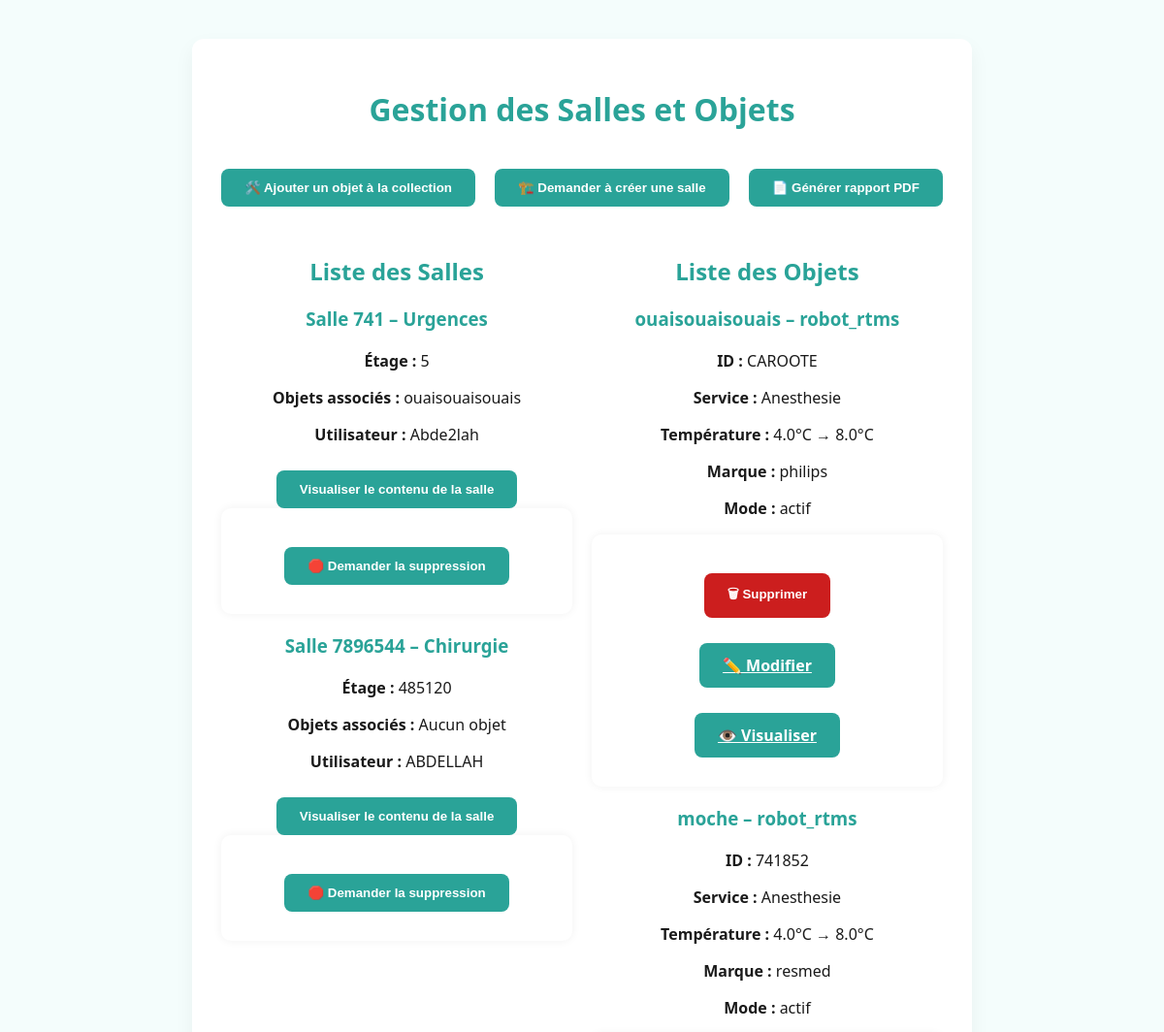
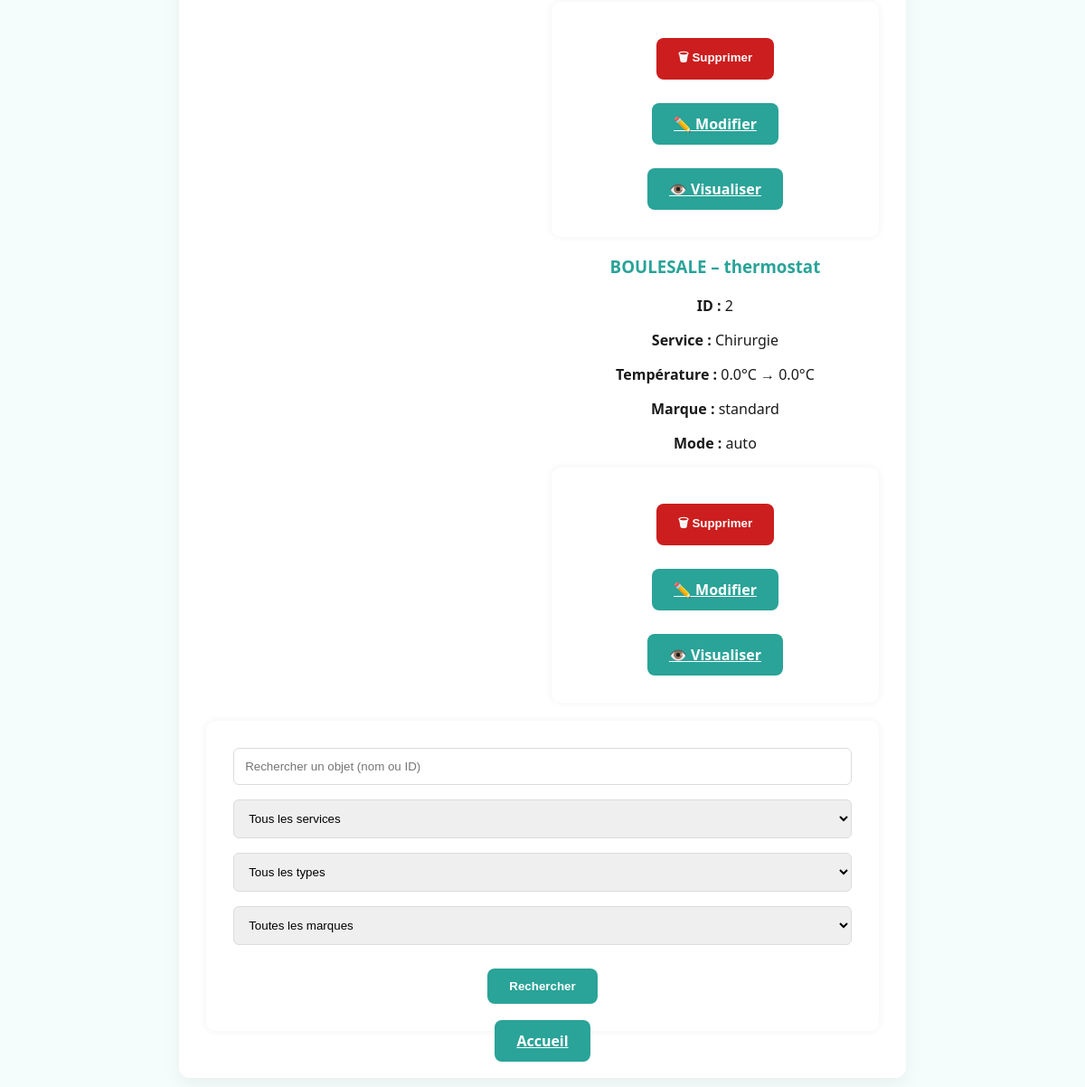
/gestion_ressources (signed in), run on an earlier commit of the app's database (2 pictures, top to bottom).
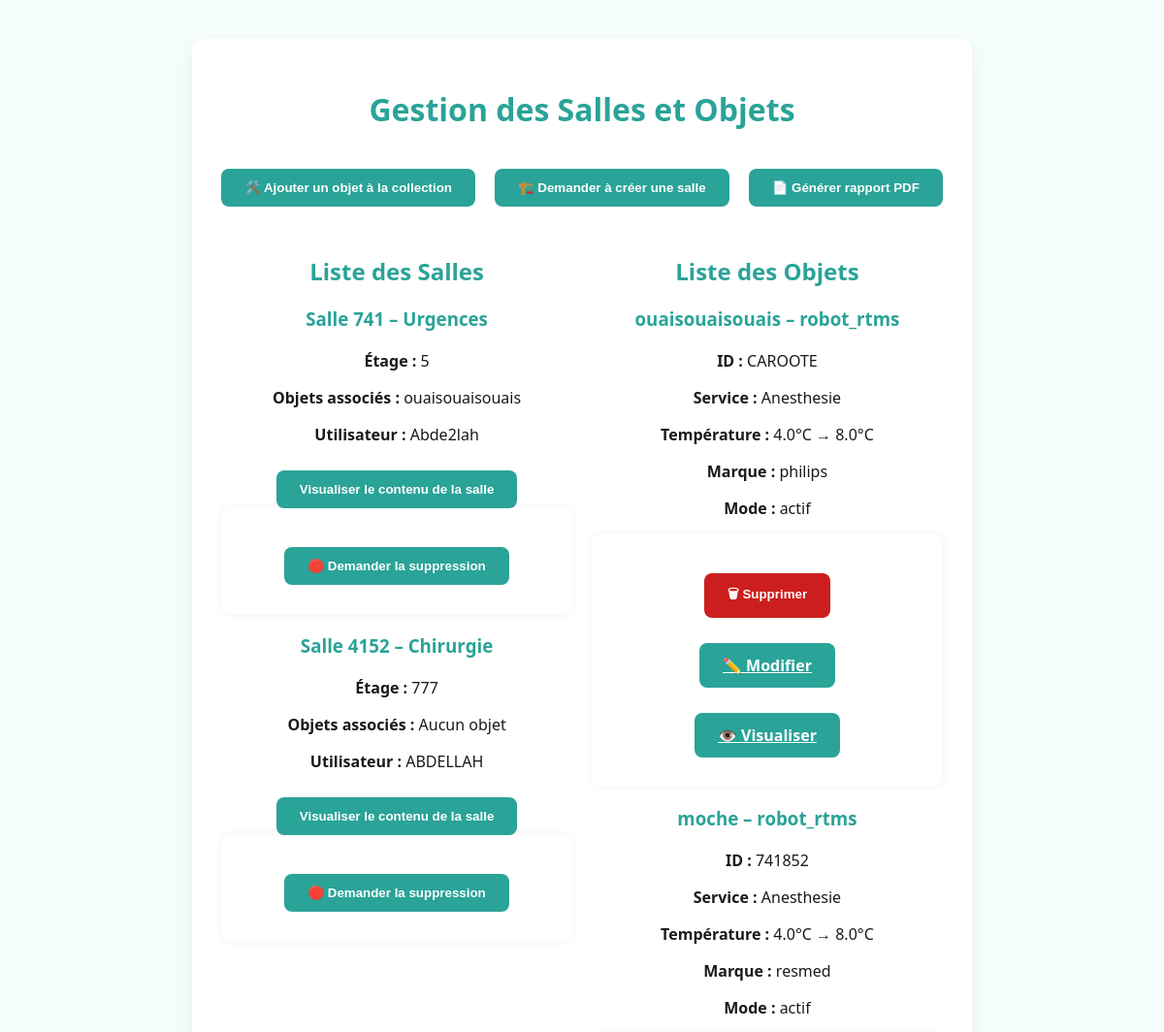
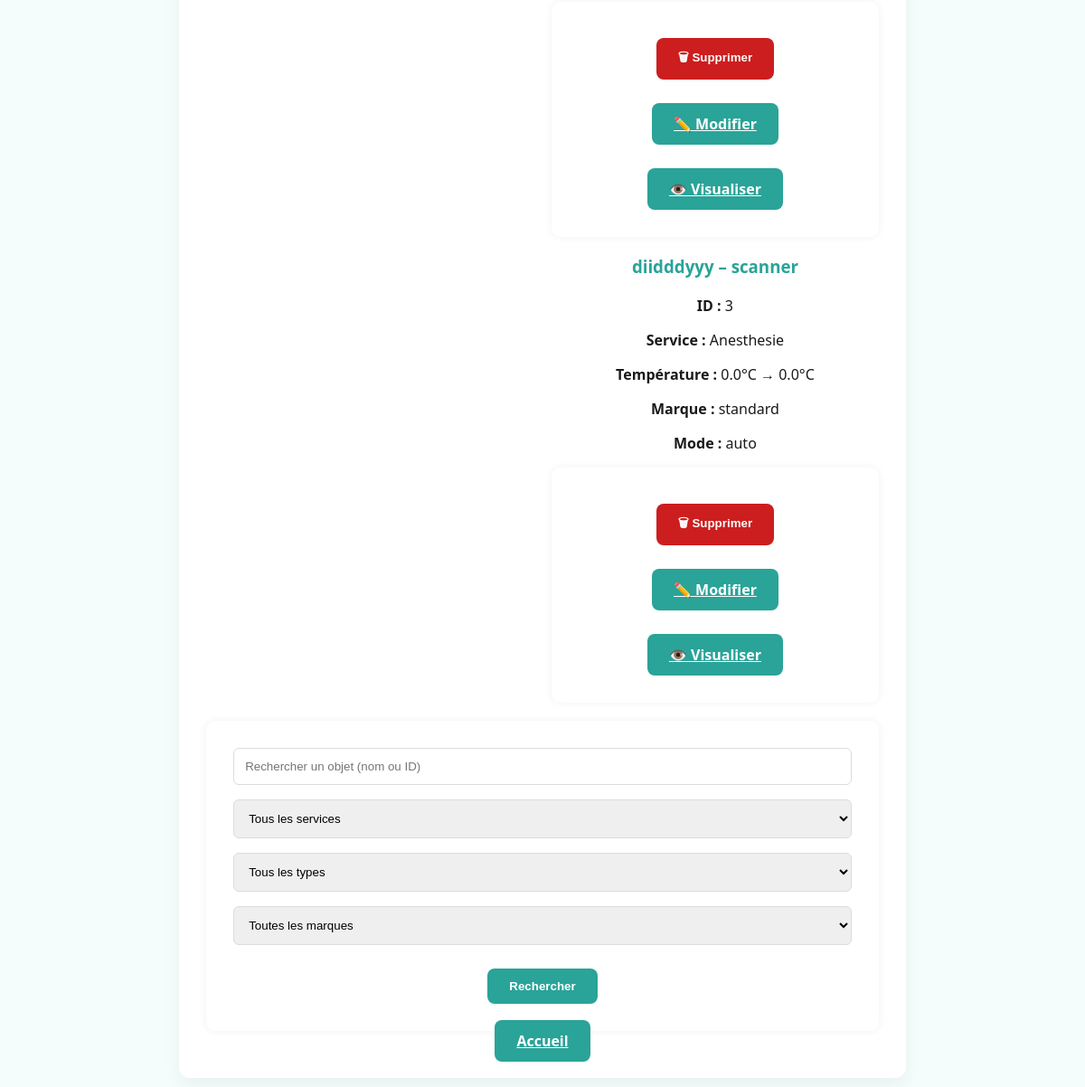
And on a later commit of the database (2 pictures, top to bottom).
### tables this page shows
CREATE TABLE Salle (
            NumeroSalle INT PRIMARY KEY,
            Etage INT, 
            Service VARCHAR(255),
            ObjetID INT,
            pseudonyme VARCHAR(50),
            FOREIGN KEY (ObjetID) REFERENCES Objet(ID),
            FOREIGN KEY (pseudonyme) REFERENCES Connexion(pseudonyme)
        );

CREATE TABLE Objet (
    ID INT PRIMARY KEY,
    TempActuelle REAL,
    tempcible REAL,
    mode VARCHAR(30),
    connectivite VARCHAR(30),
    batterie REAL,
    service VARCHAR(30),
    marque VARCHAR(50),
    nom VARCHAR(255),
    type VARCHAR(30),
    dernierReglage DATE,
    ConsommationL REAL,
    ConsommationW REAL
);

### app.py (the view)
@app.route('/gestion_ressources')
def gestion_ressources():
    if 'username' not in session:
        return redirect(url_for('connexion'))
    conn = sql.connect("donnees.db")
    cur = conn.cursor()
    cur.execute("""
        SELECT s.NumeroSalle, s.Etage, s.Service, s.pseudonyme,
        GROUP_CONCAT(o.nom, ', ') as objets
        FROM Salle s
        LEFT JOIN SalleObjet so ON s.NumeroSalle = so.SalleID
        LEFT JOIN Objet o ON so.ObjetID = o.ID
        GROUP BY s.NumeroSalle
    """)
    salles = cur.fetchall()
    cur.execute("SELECT * FROM Objet")
    objets = cur.fetchall()
    conn.close()
    return render_template("gestion_ressources.html", salles=salles, objets=objets)

### app.py (called while the page is built)
@app.context_processor
def inject_user_type():
    def get_user_type_safe(pseudo):
        result = get_user_type(pseudo)
        return int(result[0]) if result else 0
    return dict(get_user_type=get_user_type_safe)

### models.py (called while the page is built)
def get_user_type(pseudonyme):
    con = sql.connect("donnees.db")
    cur = con.cursor()
    cur.execute("SELECT type FROM Informations WHERE pseudonyme = ? OR email = ?", (pseudonyme, pseudonyme))
    result = cur.fetchone()
    con.close()
    return result

### templates/gestion_ressources.html (shortened to what this page needs)
<!DOCTYPE html>
<html lang="en">
<head>
    <link rel="stylesheet" href="{{ url_for('static', filename='dist/css/styles.css') }}">
</head>
<body>
    <div class="container">
        <h1>Gestion des Salles et Objets</h1>
        <div class="button-group">
            {% if get_user_type(session['username']) == 2 %}
            <a href="{{ url_for('creer_objet') }}"><button class="btn btn-warning">🛠️ Ajouter un objet à la collection</button></a>
            <a href="{{ url_for('demande_creation_salle') }}"><button class="btn btn-warning">🏗️ Demander à créer une salle</button></a>
            <a href="{{ url_for('rapport') }}"><button class="btn">📄 Générer rapport PDF</button></a>
            {% endif %}
        </div>
        <div class="resource-flex">
            <div class="salles-column">
                <h2>Liste des Salles</h2>
                {% if salles %}
                    {% for salle in salles %}
                    <div class="card">
                        <h3>Salle {{ salle[0] }} – {{ salle[2] }}</h3>
                        <p><strong>Étage :</strong> {{ salle[1] }}</p>
                        <p><strong>Objets associés :</strong> {{ salle[4] if salle[4] else "Aucun objet" }}</p>
                        <p><strong>Utilisateur :</strong> {{ salle[3] }}</p>
                        {% if get_user_type(session['username']) in [1, 2] %}
                        <a href="{{ url_for('visualiser_salle', NumeroSalle=salle[0]) }}"><button class="btn">Visualiser le contenu de la salle</button></a>
                        <form method="POST" action="{{ url_for('demande_suppression_salle', NumeroSalle=salle[0]) }}"
                        onsubmit="return confirm('Souhaitez-vous vraiment demander la suppression de cette salle ?');">
                        <button class="btn btn-warning btn-sm">🛑 Demander la suppression</button>
                        </form>
                        {% endif %}
                    </div>
                    {% endfor %}
                {% else %}
                    <p>Aucune salle enregistrée.</p>
                {% endif %}
            </div>
            <div class="objets-column">
                <h2>Liste des Objets</h2>
                {% for objet in objets %}
                <div class="card">
                    <h3>{{ objet[8] }} – {{ objet[9] }}</h3>
                    <p><strong>ID :</strong> {{ objet[0] }}</p>
                    <p><strong>Service :</strong> {{ objet[6] }}</p>
                    <p><strong>Température :</strong> {{ objet[1] }}°C → {{ objet[2] }}°C</p>
                    <p><strong>Marque :</strong> {{ objet[7] }}</p>
                    <p><strong>Mode :</strong> {{ objet[3] }}</p>
                    {%if get_user_type(session['username']) == 2 %}
                    <form method="POST" action="{{ url_for('supprimer_objet', id=objet[0]) }}" onsubmit="return confirm('Confirmer la suppression de l’objet ?');">
                        <button type="submit" class="btn danger">🗑 Supprimer</button>
                        <a href="{{ url_for('modifier_objet', id=objet[0]) }}" class="btn">✏️ Modifier</a>
                        <a href="{{ url_for('visualiser_objet', id=objet[0]) }}" class="btn">👁️ Visualiser</a>
                    </form>
                    {% endif %}
                </div>
                {% endfor %}
            </div>
        </div>
        <div class="recherche">
            <form method="get" action="/search_objets">
                <input type="search" name="search-input" placeholder="Rechercher un objet (nom ou ID)" value="{{ request.args.get('search-input', '') }}">
                <select name="service-filter">
                    <option value="">Tous les services</option>
                </select>
                <select name="type-filter">
                    <option value="">Tous les types</option>
                </select>
                <select name="marque-filter">
                    <option value="">Toutes les marques</option>
                </select>
                <button type="submit"> Rechercher</button>
            </form>
        </div>
        <a href="{{ url_for('accueil') }}" class="btn btn-danger">Accueil</a>
    </div>
</body>
</html>

What changed in the data, as far as the page shows it:
removed Salle: NumeroSalle "7896544", Service "Chirurgie", Etage "485120", salle "Aucun objet", pseudonyme "ABDELLAH"
removed Objet: nom "BOULESALE", type "thermostat", ID "2", service "Chirurgie", TempActuelle "0.0", tempcible "0.0", marque "standard", mode "auto"
added Salle: NumeroSalle "4152", Service "Chirurgie", Etage "777", salle "Aucun objet", pseudonyme "ABDELLAH"
added Objet: nom "diidddyyy", type "scanner", ID "3", service "Anesthesie", TempActuelle "0.0", tempcible "0.0", marque "standard", mode "auto"
